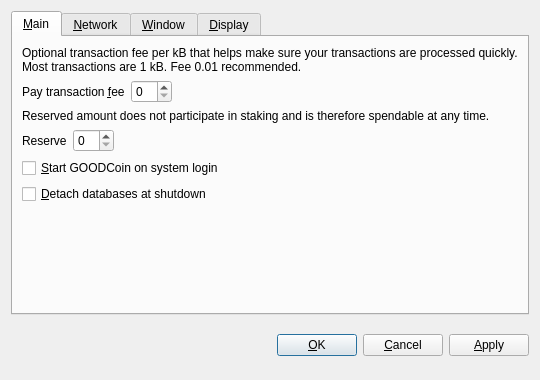
<?xml version="1.0" encoding="UTF-8"?>
<ui version="4.0">
 <class>OptionsDialog</class>
 <widget class="QDialog" name="OptionsDialog">
  <property name="geometry">
   <rect>
    <x>0</x>
    <y>0</y>
    <width>540</width>
    <height>380</height>
   </rect>
  </property>
  <property name="windowTitle">
   <string>Options</string>
  </property>
  <property name="modal">
   <bool>true</bool>
  </property>
  <layout class="QVBoxLayout" name="verticalLayout">
   <item>
    <widget class="QTabWidget" name="tabWidget">
     <property name="tabPosition">
      <enum>QTabWidget::North</enum>
     </property>
     <property name="currentIndex">
      <number>0</number>
     </property>
     <widget class="QWidget" name="tabMain">
      <attribute name="title">
       <string>&amp;Main</string>
      </attribute>
      <layout class="QVBoxLayout" name="verticalLayout_Main">
       <item>
        <widget class="QLabel" name="transactionFeeInfoLabel">
         <property name="text">
          <string>Optional transaction fee per kB that helps make sure your transactions are processed quickly. Most transactions are 1 kB. Fee 0.01 recommended.</string>
         </property>
         <property name="textFormat">
          <enum>Qt::PlainText</enum>
         </property>
         <property name="wordWrap">
          <bool>true</bool>
         </property>
        </widget>
       </item>
       <item>
        <layout class="QHBoxLayout" name="horizontalLayoutFee">
         <item>
          <widget class="QLabel" name="transactionFeeLabel">
           <property name="text">
            <string>Pay transaction &amp;fee</string>
           </property>
           <property name="textFormat">
            <enum>Qt::PlainText</enum>
           </property>
           <property name="buddy">
            <cstring>transactionFee</cstring>
           </property>
          </widget>
         </item>
         <item>
          <widget class="BitcoinAmountField" name="transactionFee"/>
         </item>
         <item>
          <spacer name="horizontalSpacerFee">
           <property name="orientation">
            <enum>Qt::Horizontal</enum>
           </property>
           <property name="sizeHint" stdset="0">
            <size>
             <width>40</width>
             <height>20</height>
            </size>
           </property>
          </spacer>
         </item>
        </layout>
       </item>
       <item>
        <widget class="QLabel" name="reserveBalanceInfoLabel">
         <property name="text">
          <string>Reserved amount does not participate in staking and is therefore spendable at any time.</string>
         </property>
         <property name="textFormat">
          <enum>Qt::PlainText</enum>
         </property>
         <property name="wordWrap">
          <bool>true</bool>
         </property>
        </widget>
       </item>
       <item>
        <layout class="QHBoxLayout" name="horizontalLayoutReserveBalance">
         <item>
          <widget class="QLabel" name="reserveBalanceLabel">
           <property name="text">
            <string>Reserve</string>
           </property>
           <property name="textFormat">
            <enum>Qt::PlainText</enum>
           </property>
           <property name="buddy">
            <cstring>reserveBalance</cstring>
           </property>
          </widget>
         </item>
         <item>
          <widget class="BitcoinAmountField" name="reserveBalance"/>
         </item>
         <item>
          <spacer name="horizontalSpacerReserveBalance">
           <property name="orientation">
            <enum>Qt::Horizontal</enum>
           </property>
           <property name="sizeHint" stdset="0">
            <size>
             <width>40</width>
             <height>20</height>
            </size>
           </property>
          </spacer>
         </item>
        </layout>
       </item>
       <item>
        <widget class="QCheckBox" name="bitcoinAtStartup">
         <property name="toolTip">
          <string>Automatically start GOODCoin after logging in to the system.</string>
         </property>
         <property name="text">
          <string>&amp;Start GOODCoin on system login</string>
         </property>
        </widget>
       </item>
       <item>
        <widget class="QCheckBox" name="detachDatabases">
         <property name="toolTip">
          <string>Detach block and address databases at shutdown. This means they can be moved to another data directory, but it slows down shutdown. The wallet is always detached.</string>
         </property>
         <property name="text">
          <string>&amp;Detach databases at shutdown</string>
         </property>
        </widget>
       </item>
       <item>
        <spacer name="verticalSpacer_Main">
         <property name="orientation">
          <enum>Qt::Vertical</enum>
         </property>
         <property name="sizeHint" stdset="0">
          <size>
           <width>20</width>
           <height>40</height>
          </size>
         </property>
        </spacer>
       </item>
      </layout>
     </widget>
     <widget class="QWidget" name="tabNetwork">
      <attribute name="title">
       <string>&amp;Network</string>
      </attribute>
      <layout class="QVBoxLayout" name="verticalLayout_Network">
       <item>
        <widget class="QCheckBox" name="mapPortUpnp">
         <property name="toolTip">
          <string>Automatically open the GOODCoin client port on the router. This only works when your router supports UPnP and it is enabled.</string>
         </property>
         <property name="text">
          <string>Map port using &amp;UPnP</string>
         </property>
        </widget>
       </item>
       <item>
        <widget class="QCheckBox" name="connectSocks">
         <property name="toolTip">
          <string>Connect to the GOODCoin network through a SOCKS proxy (e.g. when connecting through Tor).</string>
         </property>
         <property name="text">
          <string>&amp;Connect through SOCKS proxy:</string>
         </property>
        </widget>
       </item>
       <item>
        <layout class="QHBoxLayout" name="horizontalLayout_Network">
         <item>
          <widget class="QLabel" name="proxyIpLabel">
           <property name="text">
            <string>Proxy &amp;IP:</string>
           </property>
           <property name="textFormat">
            <enum>Qt::PlainText</enum>
           </property>
           <property name="buddy">
            <cstring>proxyIp</cstring>
           </property>
          </widget>
         </item>
         <item>
          <widget class="QValidatedLineEdit" name="proxyIp">
           <property name="maximumSize">
            <size>
             <width>140</width>
             <height>16777215</height>
            </size>
           </property>
           <property name="toolTip">
            <string>IP address of the proxy (e.g. 127.0.0.1)</string>
           </property>
          </widget>
         </item>
         <item>
          <widget class="QLabel" name="proxyPortLabel">
           <property name="text">
            <string>&amp;Port:</string>
           </property>
           <property name="textFormat">
            <enum>Qt::PlainText</enum>
           </property>
           <property name="buddy">
            <cstring>proxyPort</cstring>
           </property>
          </widget>
         </item>
         <item>
          <widget class="QLineEdit" name="proxyPort">
           <property name="maximumSize">
            <size>
             <width>55</width>
             <height>16777215</height>
            </size>
           </property>
           <property name="toolTip">
            <string>Port of the proxy (e.g. 9050)</string>
           </property>
          </widget>
         </item>
         <item>
          <widget class="QLabel" name="socksVersionLabel">
           <property name="text">
            <string>SOCKS &amp;Version:</string>
           </property>
           <property name="textFormat">
            <enum>Qt::PlainText</enum>
           </property>
           <property name="buddy">
            <cstring>socksVersion</cstring>
           </property>
          </widget>
         </item>
         <item>
          <widget class="QValueComboBox" name="socksVersion">
           <property name="toolTip">
            <string>SOCKS version of the proxy (e.g. 5)</string>
           </property>
          </widget>
         </item>
         <item>
          <spacer name="horizontalSpacer_Network">
           <property name="orientation">
            <enum>Qt::Horizontal</enum>
           </property>
           <property name="sizeHint" stdset="0">
            <size>
             <width>40</width>
             <height>20</height>
            </size>
           </property>
          </spacer>
         </item>
        </layout>
       </item>
       <item>
        <spacer name="verticalSpacer_Network">
         <property name="orientation">
          <enum>Qt::Vertical</enum>
         </property>
         <property name="sizeHint" stdset="0">
          <size>
           <width>20</width>
           <height>40</height>
          </size>
         </property>
        </spacer>
       </item>
      </layout>
     </widget>
     <widget class="QWidget" name="tabWindow">
      <attribute name="title">
       <string>&amp;Window</string>
      </attribute>
      <layout class="QVBoxLayout" name="verticalLayout_Window">
       <item>
        <widget class="QCheckBox" name="minimizeToTray">
         <property name="toolTip">
          <string>Show only a tray icon after minimizing the window.</string>
         </property>
         <property name="text">
          <string>&amp;Minimize to the tray instead of the taskbar</string>
         </property>
        </widget>
       </item>
       <item>
        <widget class="QCheckBox" name="minimizeOnClose">
         <property name="toolTip">
          <string>Minimize instead of exit the application when the window is closed. When this option is enabled, the application will be closed only after selecting Quit in the menu.</string>
         </property>
         <property name="text">
          <string>M&amp;inimize on close</string>
         </property>
        </widget>
       </item>
       <item>
        <spacer name="verticalSpacer_Window">
         <property name="orientation">
          <enum>Qt::Vertical</enum>
         </property>
         <property name="sizeHint" stdset="0">
          <size>
           <width>20</width>
           <height>40</height>
          </size>
         </property>
        </spacer>
       </item>
      </layout>
     </widget>
     <widget class="QWidget" name="tabDisplay">
      <attribute name="title">
       <string>&amp;Display</string>
      </attribute>
      <layout class="QVBoxLayout" name="verticalLayout_Display">
       <item>
        <layout class="QHBoxLayout" name="horizontalLayout_1_Display">
         <item>
          <widget class="QLabel" name="langLabel">
           <property name="text">
            <string>User Interface &amp;language:</string>
           </property>
           <property name="textFormat">
            <enum>Qt::PlainText</enum>
           </property>
           <property name="buddy">
            <cstring>lang</cstring>
           </property>
          </widget>
         </item>
         <item>
          <widget class="QValueComboBox" name="lang">
           <property name="toolTip">
            <string>The user interface language can be set here. This setting will take effect after restarting GOODCoin.</string>
           </property>
          </widget>
         </item>
        </layout>
       </item>
       <item>
        <layout class="QHBoxLayout" name="horizontalLayout_2_Display">
         <item>
          <widget class="QLabel" name="unitLabel">
           <property name="text">
            <string>&amp;Unit to show amounts in:</string>
           </property>
           <property name="textFormat">
            <enum>Qt::PlainText</enum>
           </property>
           <property name="buddy">
            <cstring>unit</cstring>
           </property>
          </widget>
         </item>
         <item>
          <widget class="QValueComboBox" name="unit">
           <property name="toolTip">
            <string>Choose the default subdivision unit to show in the interface and when sending coins.</string>
           </property>
          </widget>
         </item>
        </layout>
       </item>
       <item>
        <widget class="QCheckBox" name="displayAddresses">
         <property name="toolTip">
          <string>Whether to show GOODCoin addresses in the transaction list or not.</string>
         </property>
         <property name="text">
          <string>&amp;Display addresses in transaction list</string>
         </property>
        </widget>
       </item>
       <item>
        <widget class="QCheckBox" name="coinControlFeatures">
         <property name="toolTip">
          <string>Whether to show coin control features or not.</string>
         </property>
         <property name="text">
          <string>Display coin &amp;control features (experts only!)</string>
         </property>
        </widget>
       </item>
       <item>
        <spacer name="verticalSpacer_Display">
         <property name="orientation">
          <enum>Qt::Vertical</enum>
         </property>
         <property name="sizeHint" stdset="0">
          <size>
           <width>20</width>
           <height>40</height>
          </size>
         </property>
        </spacer>
       </item>
      </layout>
     </widget>
    </widget>
   </item>
   <item>
    <layout class="QHBoxLayout" name="horizontalLayout_Buttons">
     <item>
      <spacer name="horizontalSpacer_1">
       <property name="orientation">
        <enum>Qt::Horizontal</enum>
       </property>
       <property name="sizeHint" stdset="0">
        <size>
         <width>40</width>
         <height>48</height>
        </size>
       </property>
      </spacer>
     </item>
     <item>
      <widget class="QLabel" name="statusLabel">
       <property name="font">
        <font>
         <weight>75</weight>
         <bold>true</bold>
        </font>
       </property>
       <property name="text">
        <string/>
       </property>
       <property name="textFormat">
        <enum>Qt::PlainText</enum>
       </property>
       <property name="wordWrap">
        <bool>true</bool>
       </property>
      </widget>
     </item>
     <item>
      <spacer name="horizontalSpacer_2">
       <property name="orientation">
        <enum>Qt::Horizontal</enum>
       </property>
       <property name="sizeHint" stdset="0">
        <size>
         <width>40</width>
         <height>48</height>
        </size>
       </property>
      </spacer>
     </item>
     <item>
      <widget class="QPushButton" name="okButton">
       <property name="text">
        <string>&amp;OK</string>
       </property>
      </widget>
     </item>
     <item>
      <widget class="QPushButton" name="cancelButton">
       <property name="text">
        <string>&amp;Cancel</string>
       </property>
       <property name="autoDefault">
        <bool>false</bool>
       </property>
      </widget>
     </item>
     <item>
      <widget class="QPushButton" name="applyButton">
       <property name="text">
        <string>&amp;Apply</string>
       </property>
       <property name="autoDefault">
        <bool>false</bool>
       </property>
      </widget>
     </item>
    </layout>
   </item>
  </layout>
 </widget>
 <customwidgets>
  <customwidget>
   <class>BitcoinAmountField</class>
   <extends>QSpinBox</extends>
   <header>bitcoinamountfield.h</header>
  </customwidget>
  <customwidget>
   <class>QValueComboBox</class>
   <extends>QComboBox</extends>
   <header>qvaluecombobox.h</header>
  </customwidget>
  <customwidget>
   <class>QValidatedLineEdit</class>
   <extends>QLineEdit</extends>
   <header>qvalidatedlineedit.h</header>
  </customwidget>
 </customwidgets>
 <resources/>
 <connections/>
</ui>
